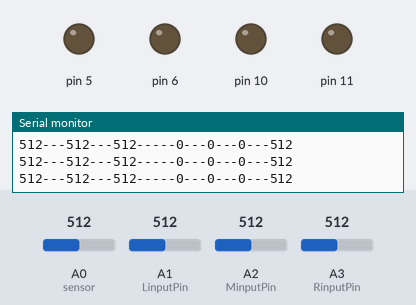
The sketch below on a simulated Arduino Uno, built with avr-gcc and run on an emulated ATmega328P. Parts: output pins drawn as LEDs (lit = HIGH), the last lines printed to the serial monitor. The test bench sets the inputs (shaded band); at power-on: A0 (sensor) = 512, A1 (LinputPin) = 512, A2 (MinputPin) = 512, A3 (RinputPin) = 512.

Above: at 1.2 s.
1.3 s: A0 (sensor) set to 569
2.8 s: A0 (sensor) set to 591
At 5.6 s:
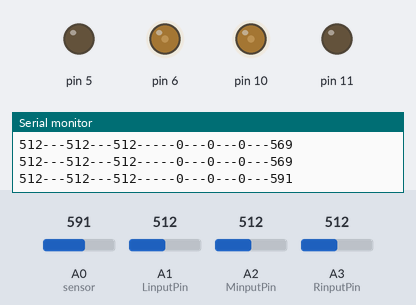
5.8 s: A0 (sensor) set to 570
At 6.12 s:
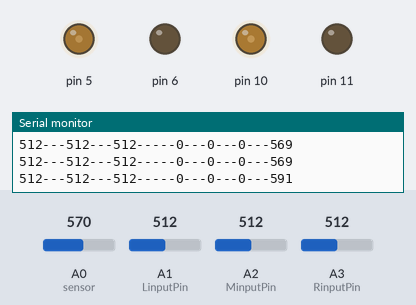
7.8 s: A1 (LinputPin) set to 687
9.3 s: A1 (LinputPin) set to 715
At 9.8 s:
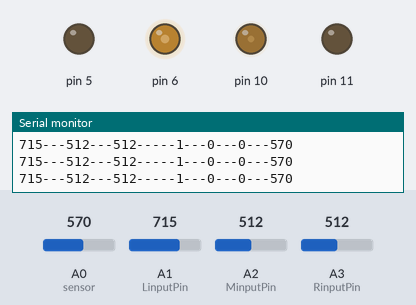
10.8 s: A2 (MinputPin) set to 710
At 11.1 s:
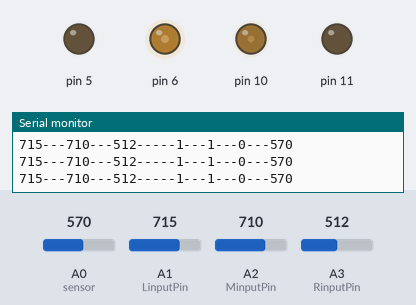
Timing chart, 0 to 13.3 s (numbered marks = the images above; inputs shaded):
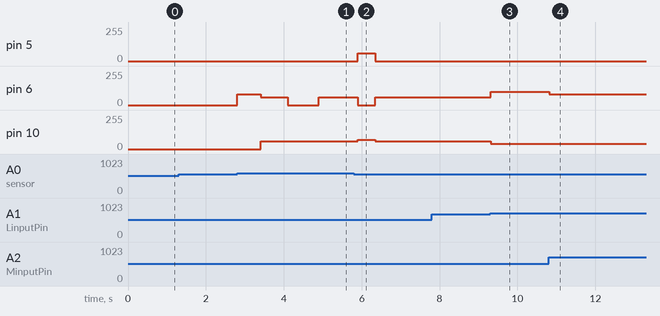

Measured:
- the behaviour switches between 580 and 581 on A0 (sensor) (found by bisection; images 0 and 1)
- the behaviour switches between 700 and 701 on A1 (LinputPin) (found by bisection; images 2 and 3)
- after the input at 2.8 s, pin 6: 0/255 → 80/255 at once, → 60/255 0.60 s later, → 0/255 0.70 s later, → 60/255 0.80 s later; pin 10: 0/255 → 60/255 after 0.60 s
- after the input at 5.8 s, pin 6, pin 10: goes on until 6.4 s, then stays 60/255
- after the input at 9.3 s, pin 6: 60/255 → 100/255 at once; pin 10: 60/255 → 40/255 at once
- after the input at 10.8 s, pin 6: 100/255 → 80/255 at once

The sketch:

S_.ino
```cpp
// Pin Definitions
int LinputPin = A1;  // Left sensor input pin
int MinputPin = A2;  // Middle sensor input pin
int RinputPin = A3;  // Right sensor input pin

int L = 0;  // Left sensor state (0 or 1)
int M = 0;  // Middle sensor state (0 or 1)
int R = 0;  // Right sensor state (0 or 1)

// Function to smooth sensor readings by averaging over 10 samples
int smooth(int pin) {
    const int numReadings = 10;  // Number of readings to average
    int readings[numReadings];   // Array to store readings
    int readIndex = 0;           // Index for the current reading
    int total = 0;               // Running total of readings
    int average = 0;             // Calculated average

    // Initialize serial communication for debugging
    Serial.begin(9600);

    // Initialize all readings to 0
    for (int thisReading = 0; thisReading < numReadings; thisReading++) {
        readings[thisReading] = 0;
    }

    // Take a new reading
    total = total - readings[readIndex];          // Subtract the last reading
    readings[readIndex] = analogRead(pin);        // Read new value from the sensor
    total = total + readings[readIndex];          // Add new reading to the total
    readIndex = readIndex + 1;                    // Move to the next index

    // Wrap around the index if it exceeds the number of readings
    if (readIndex >= numReadings) {
        readIndex = 0;
    }

    // Calculate the average
    average = total / numReadings;

    // Print the average to the serial monitor for debugging
    Serial.println(average);

    // Small delay for stability
    delay(10);
}

// Setup function to initialize pins and motor states
void setup() {
    Serial.begin(9600); // Start serial communication at 9600 baud

    // Set motor control pins as output
    pinMode(5, OUTPUT);
    pinMode(6, OUTPUT);
    pinMode(10, OUTPUT);
    pinMode(11, OUTPUT);

    // Initialize motors to zero (stopped)
    analogWrite(5, 0);
    analogWrite(6, 0);
    analogWrite(10, 0);
    analogWrite(11, 0);
}

// Main loop function where the robot control logic resides
void loop() {
    // Print sensor values and states to the serial monitor
    Serial.print(analogRead(LinputPin)); // Left sensor value
    Serial.print("---");
    Serial.print(analogRead(MinputPin)); // Middle sensor value
    Serial.print("---");
    Serial.print(analogRead(RinputPin)); // Right sensor value
    Serial.print("-----");
    Serial.print(L);  // Left state
    Serial.print("---");
    Serial.print(M);  // Middle state
    Serial.print("---");
    Serial.print(R);  // Right state
    Serial.print("---");
    Serial.println(analogRead(A0));  // Obstacle sensor value

    // Update sensor states based on readings
    L = (analogRead(LinputPin) > 700) ? 1 : 0;  // Left sensor threshold
    M = (analogRead(MinputPin) > 700) ? 1 : 0;  // Middle sensor threshold
    R = (analogRead(RinputPin) > 700) ? 1 : 0;  // Right sensor threshold

    // Control the motor based on sensor states
    if (L == 0 && M == 1 && R == 0) { // Move forward
        analogWrite(5, 0);
        analogWrite(6, 50);
        analogWrite(10, 50);
        analogWrite(11, 0);
    }
    else if (L == 1 && M == 1 && R == 0) { // Turn slightly left
        analogWrite(5, 0);
        analogWrite(6, 80);
        analogWrite(10, 40);
        analogWrite(11, 0);
    }
    else if (L == 0 && M == 1 && R == 1) { // Turn slightly right
        analogWrite(5, 0);
        analogWrite(6, 30);
        analogWrite(10, 90);
        analogWrite(11, 0);
    }
    else if (L == 1 && M == 0 && R == 0) { // Turn sharply left
        analogWrite(5, 0);
        analogWrite(6, 100);
        analogWrite(10, 40);
        analogWrite(11, 0);
    }
    else if (L == 0 && M == 0 && R == 1) { // Turn sharply right
        analogWrite(5, 0);
        analogWrite(6, 30);
        analogWrite(10, 100);
        analogWrite(11, 0);
    }
    else if (L == 1 && M == 1 && R == 1) { // Stop
        analogWrite(5, 0);
        analogWrite(6, 0);
        analogWrite(10, 0);
        analogWrite(11, 0);
    }
    else if (L == 1 && M == 0 && R == 1) { // Stop
        analogWrite(5, 0);
        analogWrite(6, 0);
        analogWrite(10, 0);
        analogWrite(11, 0);
    }

    // Obstacle avoidance logic (A0 sensor reading)
    if (analogRead(A0) > 580) {
        // Execute obstacle avoidance sequence

        // Turn left
        analogWrite(6, 80);
        analogWrite(5, 0);
        analogWrite(11, 0);
        analogWrite(10, 0);
        delay(600);

        // Move forward
        analogWrite(6, 60);
        analogWrite(5, 0);
        analogWrite(11, 0);
        analogWrite(10, 60);
        delay(700);

        // Turn right
        analogWrite(6, 0);
        analogWrite(5, 0);
        analogWrite(11, 0);
        analogWrite(10, 60);
        delay(800);

        // Continue moving forward
        analogWrite(6, 60);
        analogWrite(5, 0);
        analogWrite(11, 0);
        analogWrite(10, 60);
        delay(1000);

        // Final right turn to avoid obstacle
        analogWrite(6, 0);
        analogWrite(5, 60);
        analogWrite(11, 0);
        analogWrite(10, 70);
        delay(450);

        // Move forward again
        analogWrite(6, 60);
        analogWrite(5, 0);
        analogWrite(11, 0);
        analogWrite(10, 60);

        // Re-align with the track
        if (M == 1 && L == 1 && R == 1) {
            analogWrite(6, 60);
            analogWrite(5, 0);
            analogWrite(11, 0);
            analogWrite(10, 60);
            delay(300);

            // Turn left slightly to align with the track
            analogWrite(6, 60);
            analogWrite(5, 0);
            analogWrite(11, 60);
            analogWrite(10, 0);
            delay(550);

            // Stop motors
            analogWrite(6, 0);
            analogWrite(5, 0);
            analogWrite(11, 0);
            analogWrite(10, 0);
            delay(100);
        }
    }

    // Small delay before the next loop iteration
    delay(50);
}
```
